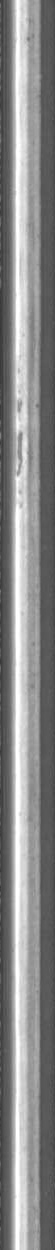
#> input picture rail_1.jpg, 55 x 1250 px, found by its file name
$ jupyter execute phot_note.ipynb   (older library calls are emulated)
#> lines starting #> are read from the running program, lines starting #| are printed output that depends on the picture; after the words box and inside, x2 and y2 are one past the last pixel; in counts of white or black regions, pixels touching at a corner belong together
# 使用opencv进行傅立叶变换

[cell 1]
import cv2
import numpy as np
import matplotlib.pyplot as plt
img_path = "phot_img/RSDD/Type2RSDDsdataset/Railsurfaceimages/rail_1.jpg"
# [5 lines of commented-out code are left out]
ori_img = cv2.imread(img_path, 0)
#> ori_img is the input picture: shape (1250, 55); min 53, max 255, mean 137.5
ori_dft = cv2.dft(np.float32(ori_img), flags=cv2.DFT_COMPLEX_OUTPUT)
# dft = cv2.dft(np.float32(img), flags=cv2.DFT_REAL_OUTPUT)
# result = 20 * np.log(cv2.magnitude(dft[:, :, 0], dft[:, :, 1]))
# result = cv2.magnitude(dft[:, :, 0], dft[:, :, 1])
ori_dftShift = np.fft.fftshift(ori_dft)
ori_result = cv2.magnitude(ori_dftShift[:, :, 0], ori_dftShift[:, :, 1])

img = ori_img#cv2.GaussianBlur(ori_img,(3,3),1,1)
dft = cv2.dft(np.float32(img), flags=cv2.DFT_COMPLEX_OUTPUT)
# dft = cv2.dft(np.float32(img), flags=cv2.DFT_REAL_OUTPUT)
# result = 20 * np.log(cv2.magnitude(dft[:, :, 0], dft[:, :, 1]))
# result = cv2.magnitude(dft[:, :, 0], dft[:, :, 1])
dftShift = np.fft.fftshift(dft)
result = cv2.magnitude(dftShift[:, :, 0], dftShift[:, :, 1])
# result = 20 * np.log(cv2.magnitude(dftShift[:, :, 0], dftShift[:, :, 1]))
# print(result)

## 幅值归一化

[cell 2]
dftShift[:,:,0]/=result
dftShift[:,:,1]/=result

## 逆傅立叶变换

[cell 3]
ishift=np.fft.ifftshift(dftShift)
im2 = cv2.idft(ishift)
im=cv2.magnitude(im2[:,:,0],im2[:,:,1])
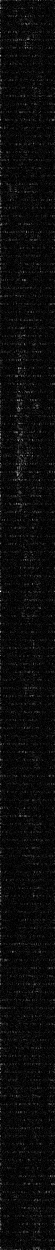
#> im: shape (1250, 55) float32; min 0.00329, max 3898.9, mean 179.7; drawn with min black and max white
# im = im2[:,:,0]

[cell 4]
# im2

[cell 5]
plt.rcParams["figure.figsize"]= [12,8]
plt.subplot(2,3,1)
plt.imshow(img,cmap="gray")
plt.subplot(2,3,2)
plt.imshow(20 * np.log(result),cmap="gray")
plt.subplot(2,3,3)
plt.imshow(im,cmap="gray")
plt.subplot(2,3,4)
plt.imshow(ori_img,cmap="gray")
plt.subplot(2,3,5)
plt.imshow(20 * np.log(ori_result),cmap="gray")
plt.subplot(2,3,6)
plt.imshow(im2[:,:,1],cmap="gray")
plt.show()
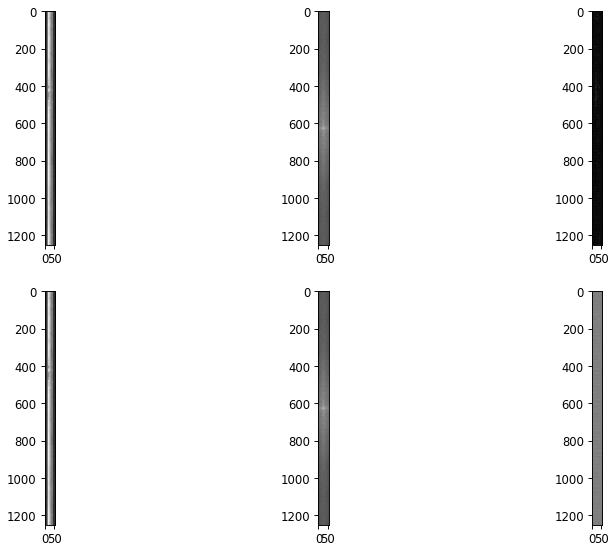
#> figure drawn by matplotlib, 6 panels

[cell 6]
np.min(im2[:,:,0])
#> Out = -2520.9

## 试用nunpy进行傅立叶变换

[cell 7]
import numpy as np
import matplotlib.pyplot as plt
import cv2

# 读取图像
# img = plt.imread('phot_img/2.jpg')
img = cv2.imread(img_path, 0)


# 执行傅里叶变换
f = np.fft.fft2(img)
# f = cv2.dft(np.float32(img), flags=cv2.DFT_COMPLEX_OUTPUT)


# 将频谱平移，使得直流分量位于中心位置
fshift = np.fft.fftshift(f)

# 计算幅度谱
# magnitude_spectrum = 20 * np.log(np.abs(fshift))
magnitude_spectrum = np.abs(fshift)

print(f.shape,magnitude_spectrum.shape)
#| (1250, 55) (1250, 55)
phase_spectrum = fshift/magnitude_spectrum
ishift2=np.fft.ifftshift(phase_spectrum)
y1 = np.fft.ifft2(ishift2)
# y = np.abs(y1)
y = np.real(y1)
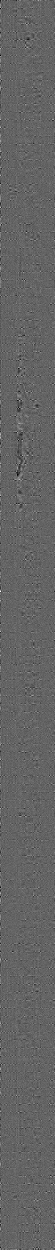
#> y: shape (1250, 55) float64; min -0.0367, max 0.0567, mean 1.45e-05; drawn with min black and max white
# img1_p = cv2.normalize(np.abs(y), None, 0, 255, cv2.NORM_MINMAX, cv2.CV_8U)
# im=cv2.magnitude(ishift[:,:,0],ishift[:,:,1])

# 对幅度谱进行归一化处理
# magnitude_spectrum = (magnitude_spectrum - np.min(magnitude_spectrum)) / (np.max(magnitude_spectrum) - np.min(magnitude_spectrum))
tt=((y-np.min(y))/(np.max(y)-np.min(y)))*255

# 显示归一化后的幅度谱
# plt.imshow(magnitude_spectrum, cmap='gray')
plt.rcParams["figure.figsize"]= [24,18]
plt.subplot(1,3,1)
plt.imshow(img,cmap='gray')
plt.subplot(1,3,2)
plt.imshow(20 * np.log(magnitude_spectrum),cmap='gray')
plt.subplot(1,3,3)
plt.imshow(y,cmap='gray')
plt.show()
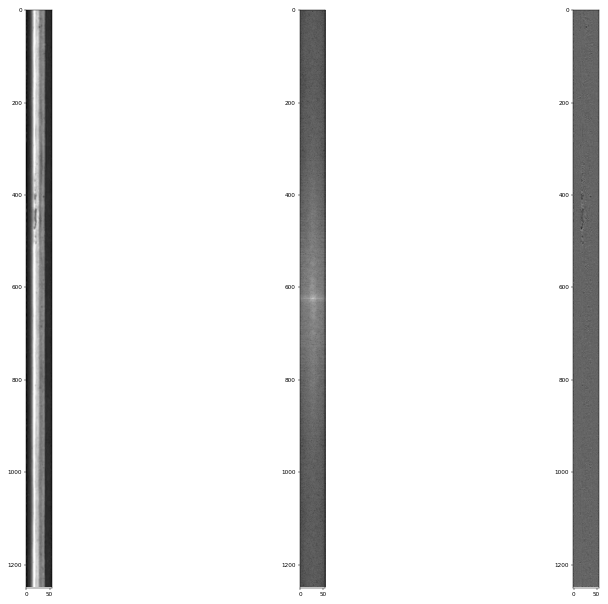
#> figure drawn by matplotlib, 3 panels

[cell 8]
plt.subplot(1,2,1)
plt.imshow(im,cmap='gray')
plt.subplot(1,2,2)
plt.imshow(tt,cmap='gray')
plt.show()

[cell 9]
sigma = 3.0  # 高斯核标准差
size = 7  # 高斯核大小
# 生成一个二维坐标系
x, y = np.mgrid[-(size//2):(size//2)+1, -(size//2):(size//2)+1]

# 计算高斯核的值
kernel = np.exp(-(x**2 + y**2)/(2*sigma**2))
kernel = kernel / kernel.sum()

[cell 10]
# blur_img = cv2.GaussianBlur(im,(499,499),0)
blur_img = cv2.filter2D(im,-1,kernel=kernel)
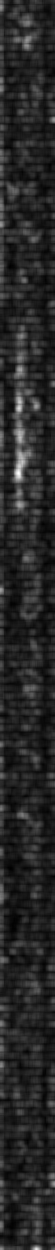
#> blur_img: shape (1250, 55) float32; min 71.09, max 748.8, mean 176.3; drawn with min black and max white

[cell 11]
plt.subplot(1,2,1)
plt.imshow(im,cmap='gray')
plt.subplot(1,2,2)
plt.imshow(blur_img,cmap='gray')
plt.show()

[cell 12]
target = np.clip(((im/blur_img)-1)*8200,0,255)#.astype(np.uint8)
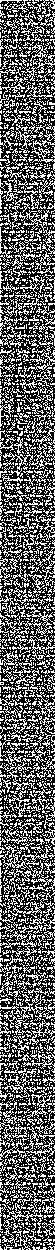
#> target: shape (1250, 55) float32; min 0, max 255, mean 97.6
# target = im/blur_img

[cell 13]
target

[cell 14]
# plt.imshow(target,cmap="gray")
# plt.show()

[cell 15]
ma_img=(blur_img-np.mean(blur_img))/np.std(blur_img)
# ma_img=(target-np.mean(target))/np.std(target)
#

[cell 16]
np.std(ma_img)
#> Out = 1

[cell 17]
ma_img2 = ma_img.copy()

[cell 18]
dark_mask = ma_img<4
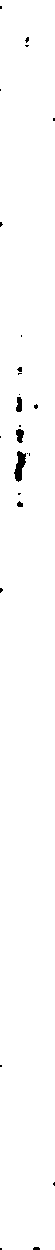
#> dark_mask: shape (1250, 55) bool; 99.2% white; 25 black regions (21 under 20 px), largest, box (x1, y1, x2, y2) and area: (14, 451, 26, 482) 215, (16, 429, 24, 443) 82, (16, 397, 22, 412) 74, (17, 501, 23, 507) 27
bright_mask = ma_img>=4

[cell 19]
print(np.sum(dark_mask),np.sum(bright_mask))
#| 68206 544

[cell 20]
ma_img[dark_mask]=0
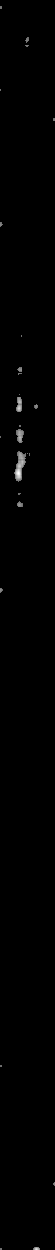
#> ma_img: shape (1250, 55) float32; min 0, max 9.57, mean 0.0423; drawn with min black and max white
ma_img[bright_mask]=255

[cell 21]
# sum(ma_img)

[cell 22]
plt.subplot(1,2,1)
plt.imshow(ma_img,cmap='gray')
plt.subplot(1,2,2)
plt.imshow(ma_img2,cmap='gray')
plt.show()

[cell 23]
_, fgmask = cv2.threshold(ma_img, 100, 255, cv2.THRESH_BINARY_INV)
fgmask = np.array(fgmask,dtype=np.uint8)
#> fgmask: shape (1250, 55); 99.2% white; 25 black regions (21 under 20 px)

[cell 24]
contours, hierarchy = cv2.findContours(fgmask, cv2.RETR_CCOMP, cv2.CHAIN_APPROX_SIMPLE)#查找轮廓，输入的是二值图像
#> contours = 16 contours, 8 with area under 20; largest, box (x1, y1, x2, y2) and area: (0, 0, 55, 1250) 67372, (13, 450, 27, 483) 250, (15, 428, 25, 444) 99, (15, 396, 23, 413) 92, (16, 500, 24, 508) 36, (16, 366, 23, 373) 26, (24, 36, 30, 44) 22, (33, 403, 39, 410) 21
i = 0
for c in contours:
    perimeter = cv2.arcLength(c, True) #计算这个轮廓的周长
#     print(perimeter)
    if perimeter > 30 and perimeter < 1000: #轮廓周长大于188才画出来
        m = i
        x, y, w, h = cv2.boundingRect(c) #找到三角形的上右边界
        print(x,y,w,h)
        cv2.rectangle(img, (x, y), (x + w, y + h), (123, 123), 2)
        # cv2.imshow(str(i), fgmask)
        # cv2.imwrite('D:\cycFeng\Data\\'+str(i)+'.jpg', fgmask)
#         print(hierarchy[0][i])
    i += 1
#> this loop made 16 passes
#> (perimeter, x, y, w, h) on passes 6, 7, 10: (82.18, 13, 450, 14, 33), (42.63, 15, 428, 10, 16), (42.14, 15, 396, 8, 17)
#> perimeter on passes 1, 2, 3, 4, 8, 9: 2627, 22.73, 11.07, 9.66, 9.66, 17.31
#| 13 450 14 33
#| 15 428 10 16
#| 15 396 8 17
#> after the loop, i = 16
# fgmask = cv2.cvtColor(fgmask, cv2.COLOR_GRAY2BGR)
# for cnt in contours:
#     fgmask = cv2.drawContours(fgmask, cnt, -1, (0, 0, 255), 2)

[cell 25]
fgmask

[cell 26]
len(contours)
#> Out = 16

[cell 27]
plt.subplot(1,2,1)
plt.imshow(img
           ,cmap='gray')
plt.subplot(1,2,2)
plt.imshow(ma_img2,cmap='gray')
plt.show()
